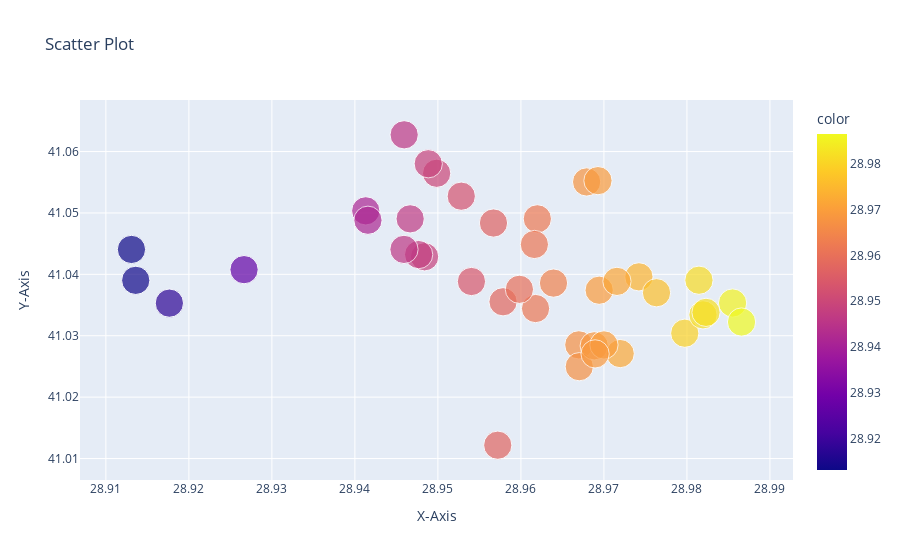

Source (notebook cell):
### Code cell
import plotly.express as px

fig = px.scatter(x = df3["LONGITUDE"][:100], y = df3["LATITUDE"][:100], color = df3["LONGITUDE"][:100], size = df3["LATITUDE"][:100],
                 title = "Scatter Plot", labels = {"x": "X-Axis", "y": "Y-Axis"})
fig.show()

### Figure 1 — Plotly figure (JSON) as saved in the notebook; plotly's stock layout.template omitted (floating-point values rounded to 4 significant figures)
{"data": [{"hovertemplate": "X-Axis=%{x}<br>Y-Axis=%{y}<br>size=%{marker.size}<br>color=%{marker.color}<extra></extra>", "legendgroup": "", "marker": {"color": [28.97, 28.95, 28.97, 28.96, 28.96, 28.96, 28.94, 28.98, 28.96, 28.95, 28.99, 28.92, 28.98, 28.91, 28.97, 28.97, 28.94, 28.97, 28.97, 28.98, 28.93, 28.96, 28.97, 28.95, 28.96, 28.95, 28.96, 28.95, 28.95, 28.97, 28.95, 28.96, 28.95, 28.91, 28.98, 28.97, 28.95, 28.99, 28.98, 28.97, 28.97], "coloraxis": "coloraxis", "size": [41.04, 41.06, 41.03, 41.03, 41.04, 41.05, 41.05, 41.03, 41.05, 41.05, 41.04, 41.04, 41.04, 41.04, 41.06, 41.06, 41.05, 41.02, 41.03, 41.04, 41.04, 41.01, 41.03, 41.05, 41.04, 41.04, 41.04, 41.04, 41.04, 41.04, 41.06, 41.04, 41.04, 41.04, 41.03, 41.04, 41.06, 41.03, 41.03, 41.03, 41.03], "sizemode": "area", "sizeref": 0.1027, "symbol": "circle"}, "mode": "markers", "name": "", "orientation": "v", "showlegend": false, "type": "scatter", "x": [28.97, 28.95, 28.97, 28.96, 28.96, 28.96, 28.94, 28.98, 28.96, 28.95, 28.99, 28.92, 28.98, 28.91, 28.97, 28.97, 28.94, 28.97, 28.97, 28.98, 28.93, 28.96, 28.97, 28.95, 28.96, 28.95, 28.96, 28.95, 28.95, 28.97, 28.95, 28.96, 28.95, 28.91, 28.98, 28.97, 28.95, 28.99, 28.98, 28.97, 28.97], "xaxis": "x", "y": [41.04, 41.06, 41.03, 41.03, 41.04, 41.05, 41.05, 41.03, 41.05, 41.05, 41.04, 41.04, 41.04, 41.04, 41.06, 41.06, 41.05, 41.02, 41.03, 41.04, 41.04, 41.01, 41.03, 41.05, 41.04, 41.04, 41.04, 41.04, 41.04, 41.04, 41.06, 41.04, 41.04, 41.04, 41.03, 41.04, 41.06, 41.03, 41.03, 41.03, 41.03], "yaxis": "y"}], "layout": {"coloraxis": {"colorbar": {"title": {"text": "color"}}, "colorscale": [[0, "#0d0887"], [0.1111, "#46039f"], [0.2222, "#7201a8"], [0.3333, "#9c179e"], [0.4444, "#bd3786"], [0.5556, "#d8576b"], [0.6667, "#ed7953"], [0.7778, "#fb9f3a"], [0.8889, "#fdca26"], [1, "#f0f921"]]}, "legend": {"itemsizing": "constant", "tracegroupgap": 0}, "title": {"text": "Scatter Plot"}, "xaxis": {"anchor": "y", "domain": [0, 1], "title": {"text": "X-Axis"}}, "yaxis": {"anchor": "x", "domain": [0, 1], "title": {"text": "Y-Axis"}}}}
